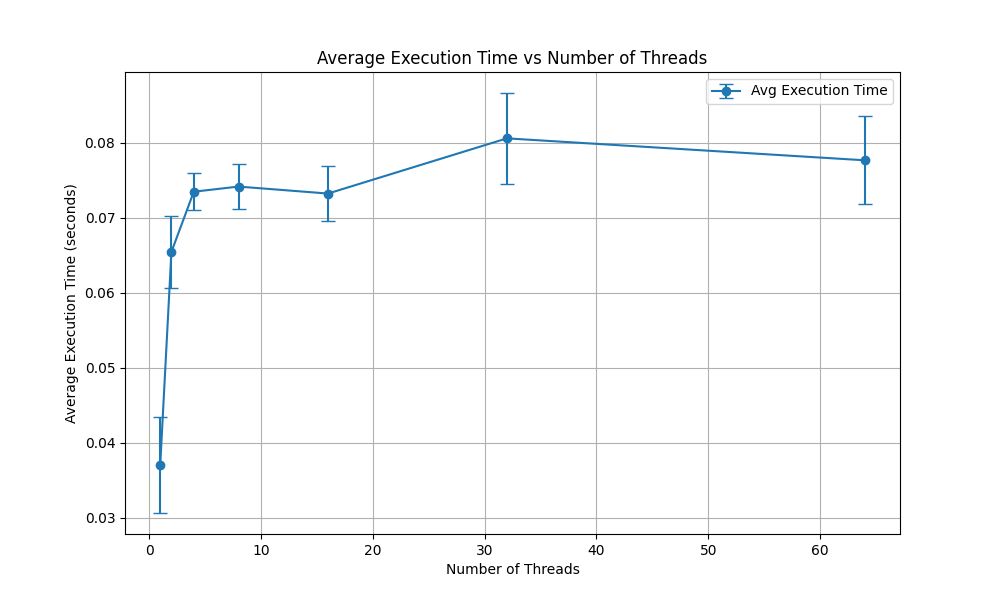

Reproduce this figure in Python.
import pandas as pd
import matplotlib.pyplot as plt

# Load the CSV file
df = pd.read_csv('mutex_results.csv', header=None, names=['Threads', 'Avg Execution Time', 'Standard Deviation'])

# Plot the average execution time vs. number of threads
plt.figure(figsize=(10, 6))
plt.errorbar(df['Threads'], df['Avg Execution Time'], yerr=df['Standard Deviation'], fmt='-o', capsize=5, label='Avg Execution Time')

# Add labels and title
plt.xlabel('Number of Threads')
plt.ylabel('Average Execution Time (seconds)')
plt.title('Average Execution Time vs Number of Threads')
plt.grid(True)
plt.legend()

# Show the plot
plt.show()
